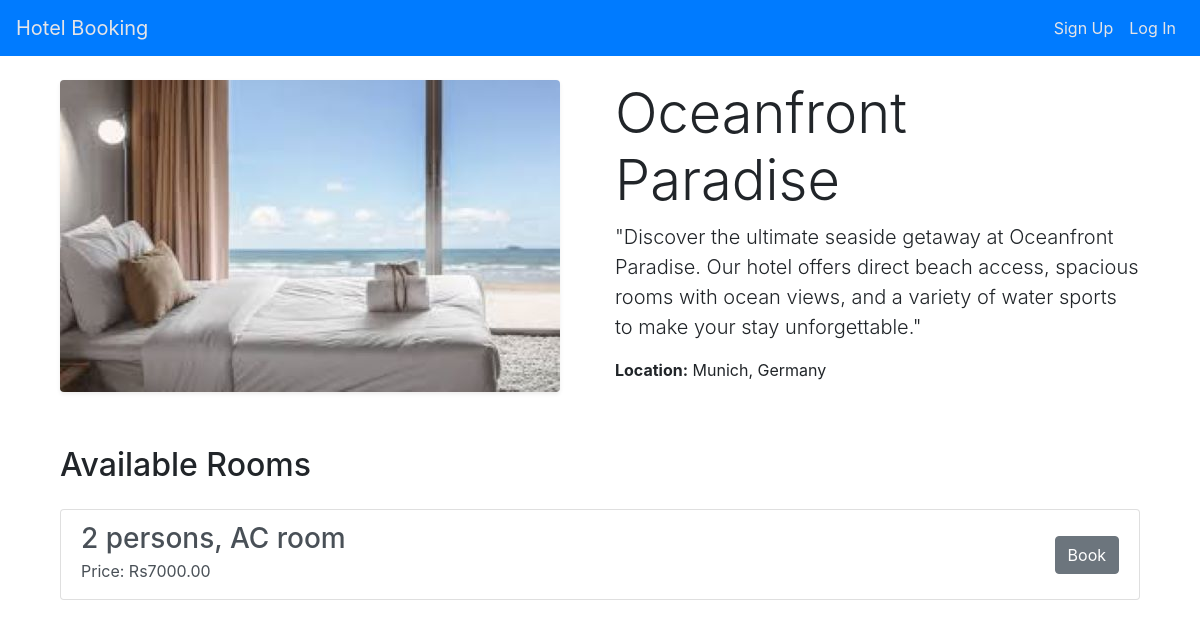
The page /hotels/6/ on the database its author committed.
### hotels/models.py (models this page shows, shortened)
class Hotel(models.Model):
    name = models.CharField(max_length=100)
    description = models.TextField()
    location = models.CharField(max_length=200)
    image = models.ImageField(upload_to='hotel_images/', blank=True, null=True)

class Room(models.Model):
    hotel = models.ForeignKey(Hotel, on_delete=models.CASCADE, related_name='rooms')
    room_type = models.CharField(max_length=100)
    price = models.DecimalField(max_digits=10, decimal_places=2)
    availability = models.BooleanField(default=True)

### hotels/views.py (the view)
# urls.py: path('<int:pk>/', hotel_detail, name='hotel_detail'),
def hotel_detail(request, pk):
    hotel = get_object_or_404(Hotel, pk=pk)
    rooms = hotel.rooms.all()
    return render(request, 'hotel_detail.html', {'hotel': hotel, 'rooms': rooms})

### hotels/templates/hotel_detail.html (shortened to what this page needs)
{% extends 'base.html' %}
{% block content %}
<div class="container mt-4">
    <div class="row">
        <div class="col-md-6">
            <img src="{{ hotel.image.url }}" class="img-fluid rounded shadow-sm" alt="{{ hotel.name }}">
        </div>
        <div class="col-md-6">
            <h1 class="display-4">{{ hotel.name }}</h1>
            <p class="lead">{{ hotel.description }}</p>
            <p class="mb-3"><strong>Location:</strong> {{ hotel.location }}</p>
        </div>
    </div>
    <div class="row mt-5">
        <div class="col-md-12">
            <h2 class="mb-4">Available Rooms</h2>
            <div class="list-group">
                {% for room in rooms %}
                    <a href="{% url 'book_room' hotel.id room.id %}" class="list-group-item list-group-item-action d-flex justify-content-between align-items-center">
                        <div>
                            <h3 class="mb-1">{{ room.room_type }}</h3>
                            <p class="mb-1">Price: Rs{{ room.price }}</p>
                        </div>
                        <span class="btn btn-secondary">Book</span>
                    </a>
                {% empty %}
                    <div class="alert alert-info" role="alert">
                        No rooms available.
                    </div>
                {% endfor %}
            </div>
        </div>
    </div>
</div>
{% endblock %}

### hotels/templates/base.html (style rules this page uses)
body { padding-top: 56px; }

### rows shown on the page
Hotel: image (picture), name "Oceanfront Paradise", description "\"Discover the ultimate seaside getaway at Oceanfront Paradise. Our hotel offers direct beach access, spacious rooms with ocean views, and a variety of water sports to make your stay unforgettable.\"", location "Munich, Germany"
Room: room_type "2 persons, AC room", price "7000.00"
